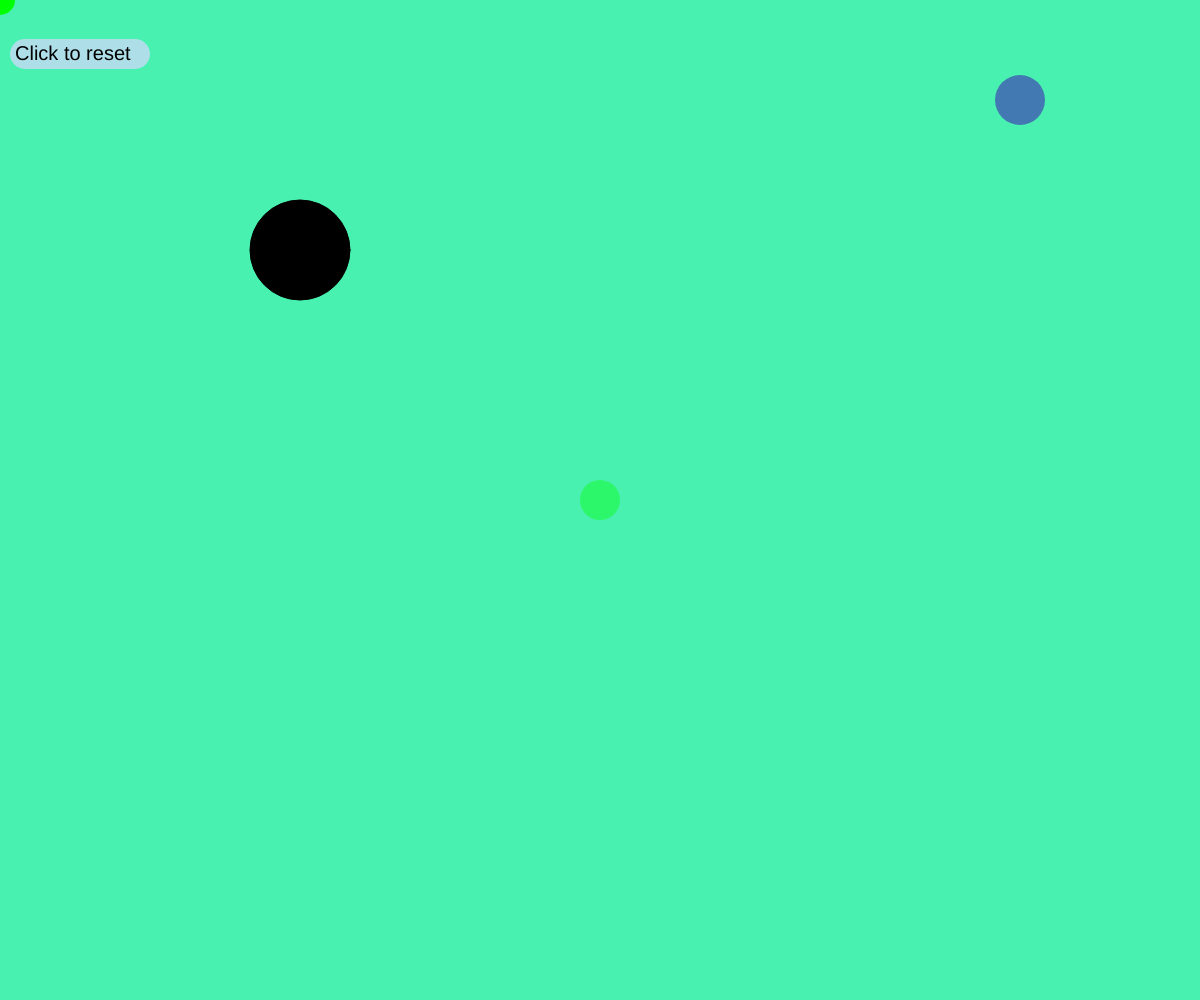
Frame 1 (no input)
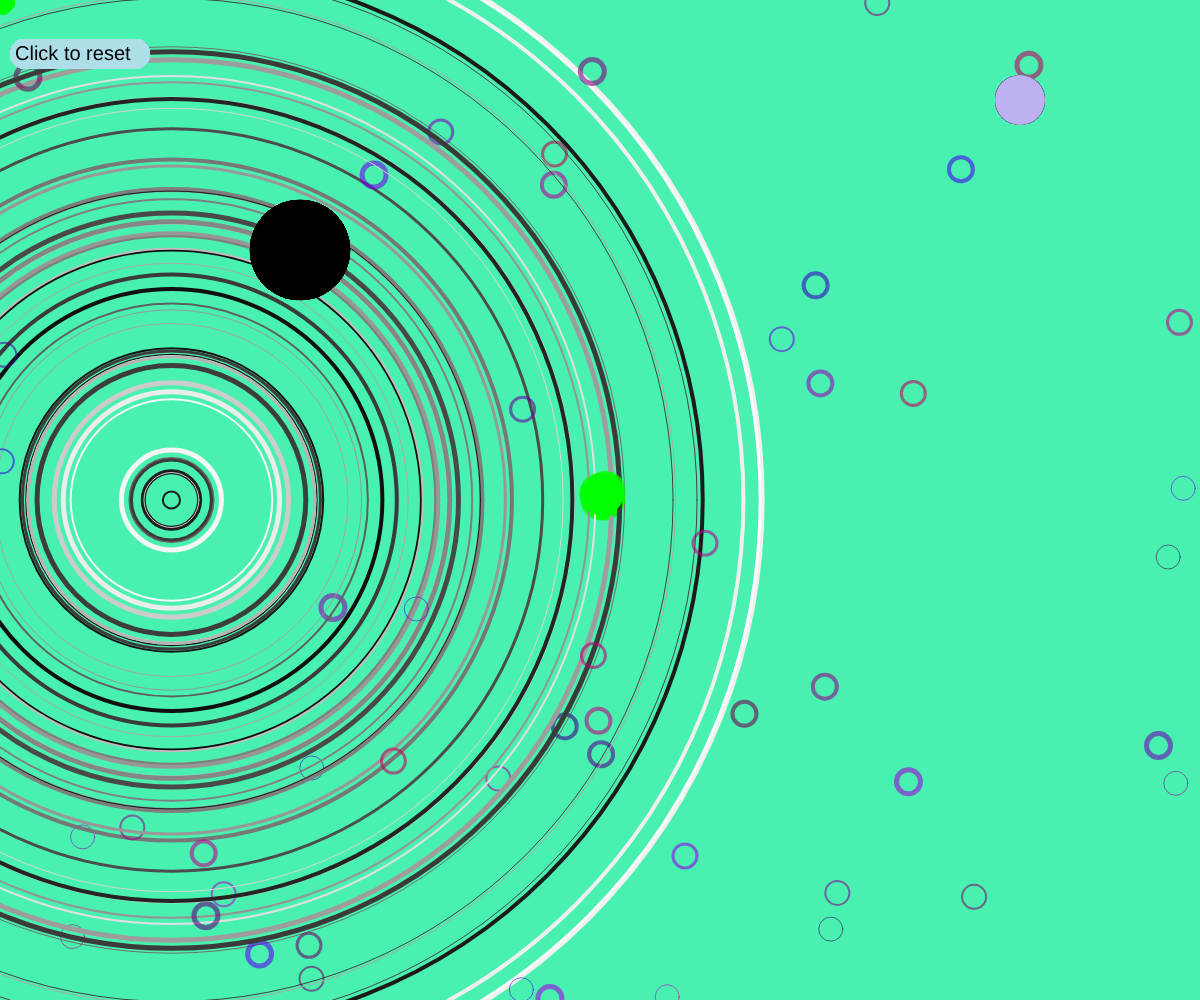
Frame 60 (no input)
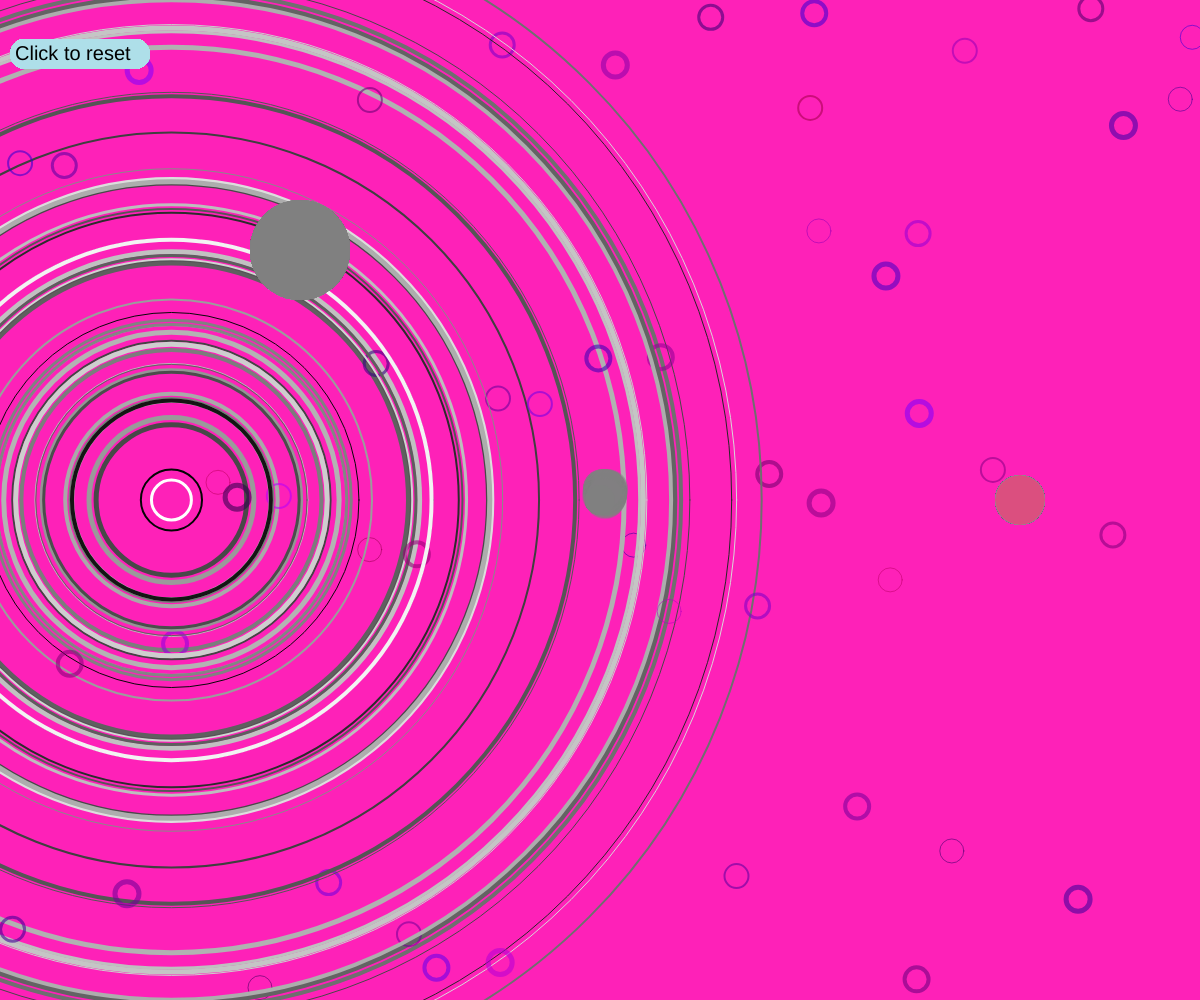
Frame 120 (the mouse pressed at the canvas centre since frame 60)

The p5.js sketch that drew these frames (run headless with seeded random() and noise() and a simulated clock; from frame 60 on, the mouse is pressed at the canvas centre):

// p5.js sketch
// ── sketch.js
//Define global variables
var c1Color = 0;
var colR = 0;
var colG = 255;
var colB = 0;
var posX;
var posY;
var maxPos = 1;
//var cir2Size;

//declare alpha value
var alphaVal = 0;

//define a circle variable
// instantiate the variable as an object
var cir3 ={};

//assign qualities to the object
cir3.size = 50;

var cir4 = {
  x: 300,
  y: 150
};

var col = {
  r: 255,
  g: 0,
  b: 255
};

//declare numerator
var numerator = 0;

function setup () {
  //create a canvas
  createCanvas( windowWidth, windowHeight );
  //set the background color
  background ( 'rgb(73, 241, 176)' );

  //initial position
  posX = width * 0.5;
  posY = height * 0.5;
}

function draw () {
  //translate ( width * 0.5, height * 0.5 );
  //the color depens on mouseX
  c1Color = map ( mouseX, 0, width, 0, 255 );
  fill ( c1Color );
  //create a circle
  ellipse ( width * 0.25, height * 0.25, 100 );

colR = map ( mouseX, 0, width, 0, 255 );
colG = map ( mouseX, 0, width, 255, 0 );
colB = map ( mouseY, 0, height, 0, 255 );

fill ( colR, colG, colB, 100 );
noStroke ();

ellipse ( posX, posY, 40);

//random position
posX += floor( random( -maxPos, maxPos + 1));
posY += floor( random( -maxPos, maxPos + 1));

noFill();
stroke( random( 256 ) );
var result = numerator % 6;
strokeWeight( result );

var cir2Size = random( 15, width - 15 );
ellipse ( width / 7, height / 2, cir2Size );

//turn the cursor off
noCursor();

//new cursor
noStroke();
fill( colR, colG, colB);
ellipse( mouseX, mouseY, 30, 30, alphaVal);

//random circle
col.r = random ( 50, 200 );
col.g = 0;
col.b = random ( 75, 255 );
cir4.x = random( 0, width );
cir4.y = random( 0, height );
noFill();
//calculate the result
var result = numerator % 6;
strokeWeight( result );
stroke( col.r, col.g, col.b, 150 );
ellipse( cir4.x, cir4.y, 24, 24);

//text
noStroke();
fill ('rgb(174, 223, 233)');
rect( 10, 39, 140, 30, 50);

fill ( 0 );
textSize ( 20 );
text( "Click to reset", 15, 60);

var firstWall = 100;
var secondWall = height - 100;
var limitMouse = constrain( mouseY, firstWall, secondWall );

//the ball
noStroke();
fill( random(256), random(256), random(256));
ellipse( width * 0.85, limitMouse, 50, 50);

//update the alphaVal
alphaVal = alphaVal + 0.1;
alphaVal = alphaVal % 1;

//update the numerator
numerator = numerator +1;

}

//reset the background
function mousePressed() {

background( random(256), random(256), random(256) );

}
